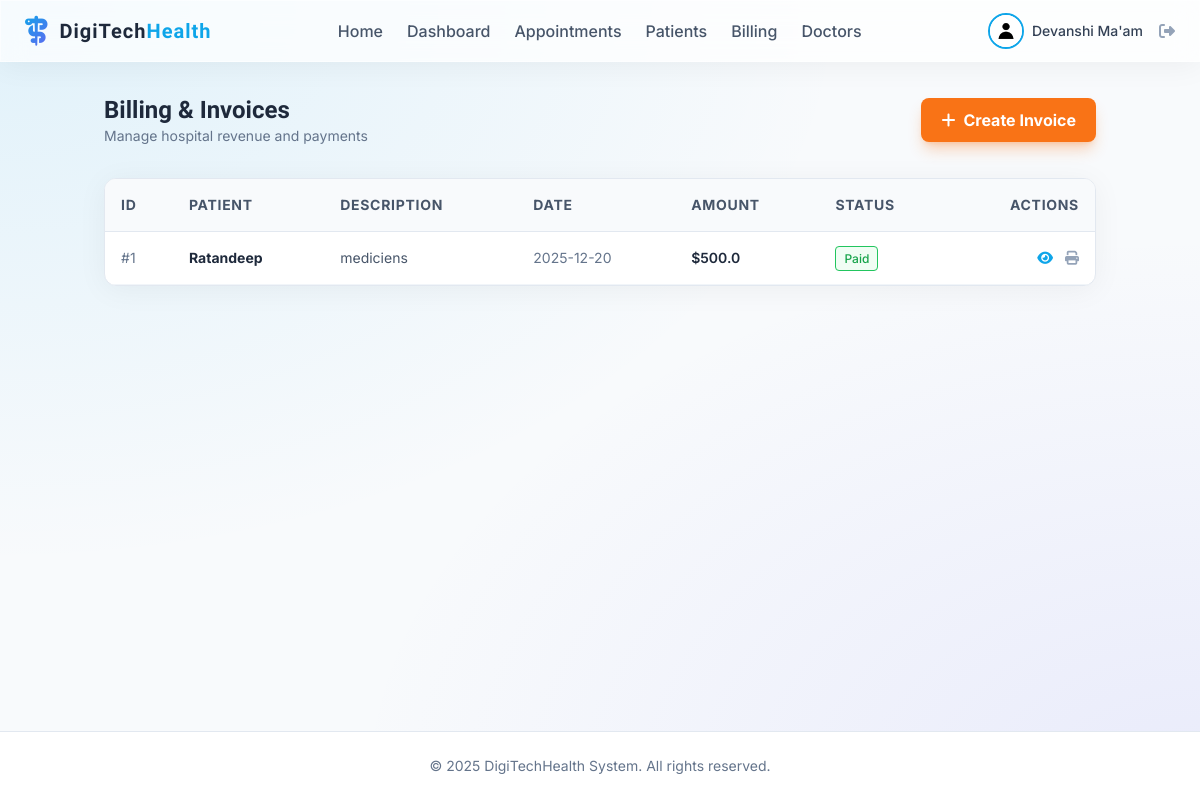
/invoices (signed in), run on an earlier commit of the app's database.
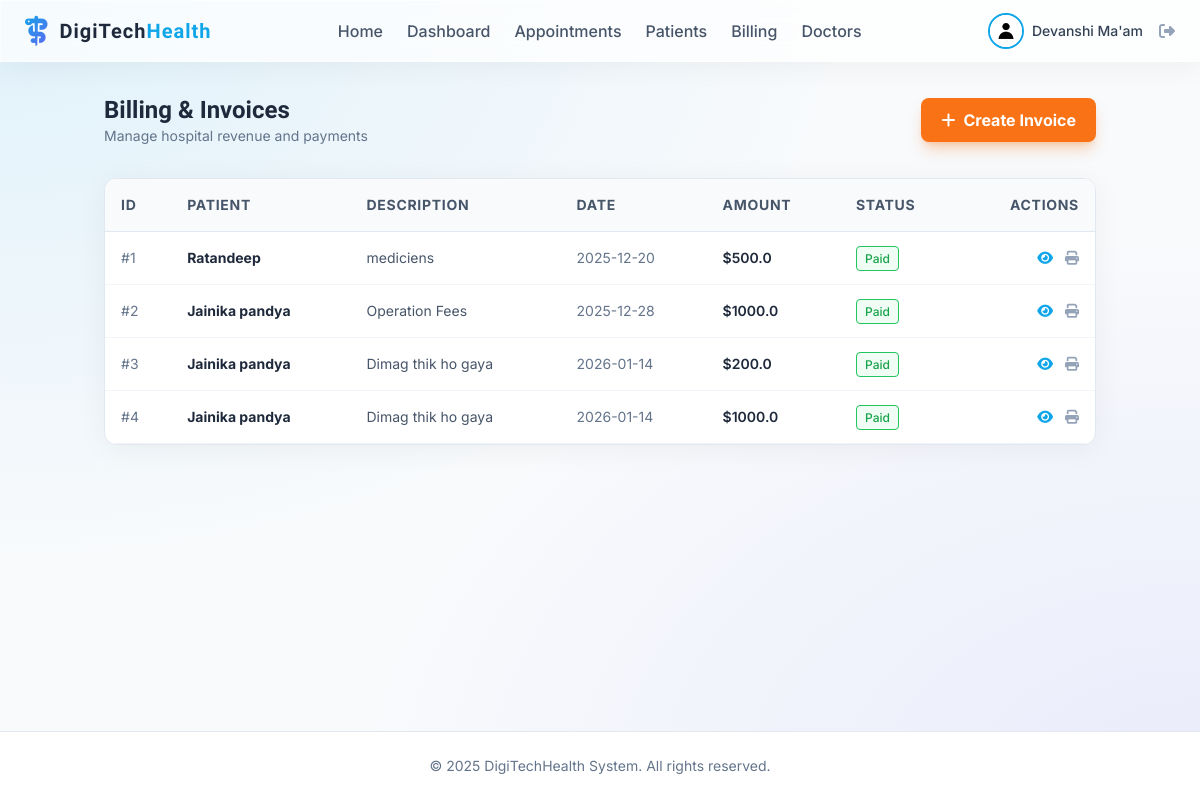
And on a later commit of the database.
### app/models.py (models this page shows, shortened)
class Invoice(db.Model):
    id = db.Column(db.Integer, primary_key=True)
    patient_id = db.Column(db.Integer, db.ForeignKey('patient.id'), nullable=False)
    amount = db.Column(db.Float, nullable=False)
    status = db.Column(db.String(20), nullable=False, default='Pending') # Pending, Paid
    description = db.Column(db.String(200), nullable=False)
    date_issued = db.Column(db.DateTime, nullable=False, default=db.func.current_timestamp())
    patient = db.relationship('Patient', backref='invoices')

class Patient(db.Model):
    id = db.Column(db.Integer, primary_key=True)
    user_id = db.Column(db.Integer, db.ForeignKey('user.id'), nullable=True) # Optional link to User account
    name = db.Column(db.String(100), nullable=False)
    age = db.Column(db.Integer, nullable=True)
    gender = db.Column(db.String(10), nullable=True)
    contact = db.Column(db.String(15), nullable=True)
    address = db.Column(db.Text, nullable=True)
    medical_history = db.Column(db.Text, nullable=True)
    image_file = db.Column(db.String(20), nullable=False, default='default.jpg')
    date_created = db.Column(db.DateTime, nullable=False, default=db.func.current_timestamp())
    user = db.relationship('User', backref=db.backref('patient_profile', uselist=False))

### app/billing/routes.py (the view)
@billing.route("/invoices")
@login_required
def list_invoices():
    if current_user.role == 'admin' or current_user.role == 'receptionist':
        invoices = Invoice.query.all()
    elif current_user.role == 'doctor':
        invoices = Invoice.query.all()
    else:
        patient = Patient.query.filter_by(user_id=current_user.id).first()
        if patient:
            invoices = Invoice.query.filter_by(patient_id=patient.id).all()
        else:
            invoices = []
    return render_template('billing/list.html', invoices=invoices)

### app/models.py (called while the page is built)
@login_manager.user_loader
def load_user(user_id):
    return User.query.get(int(user_id))

### app/templates/billing/list.html
{% extends "base.html" %}
{% block content %}
<div class="flex justify-between items-center mb-8">
    <div>
        <h2 class="text-2xl font-display font-bold text-slate-800">Billing & Invoices</h2>
        <p class="text-slate-500 text-sm">Manage hospital revenue and payments</p>
    </div>
    <a href="{{ url_for('billing.create_invoice') }}"
        class="px-5 py-2.5 bg-orange-500 text-white font-bold rounded-lg hover:bg-orange-600 transition-colors shadow-lg shadow-orange-500/30 flex items-center">
        <i class="fa-solid fa-plus mr-2"></i> Create Invoice
    </a>
</div>
<div class="glass border border-slate-200 rounded-xl overflow-hidden bg-white">
    <div class="overflow-x-auto">
        <table class="w-full text-left border-collapse">
            <thead>
                <tr class="bg-slate-50 text-slate-600 text-sm uppercase tracking-wider">
                    <th class="p-4 border-b border-slate-200">ID</th>
                    <th class="p-4 border-b border-slate-200">Patient</th>
                    <th class="p-4 border-b border-slate-200">Description</th>
                    <th class="p-4 border-b border-slate-200">Date</th>
                    <th class="p-4 border-b border-slate-200">Amount</th>
                    <th class="p-4 border-b border-slate-200">Status</th>
                    <th class="p-4 border-b border-slate-200 text-right">Actions</th>
                </tr>
            </thead>
            <tbody class="text-sm">
                {% for invoice in invoices %}
                <tr class="hover:bg-slate-50 transition-colors border-b border-slate-100">
                    <td class="p-4 text-slate-500">#{{ invoice.id }}</td>
                    <td class="p-4 font-bold text-slate-800">{{ invoice.patient.name }}</td>
                    <td class="p-4 text-slate-600">{{ invoice.description }}</td>
                    <td class="p-4 text-slate-500">{{ invoice.date_issued.strftime('%Y-%m-%d') }}</td>
                    <td class="p-4 font-semibold text-slate-800">${{ invoice.amount }}</td>
                    <td class="p-4">
                        <span class="text-xs px-2 py-1 rounded border font-medium
                        {% if invoice.status == 'Paid' %} border-green-500 text-green-600 bg-green-50
                        {% else %} border-orange-500 text-orange-600 bg-orange-50 {% endif %}">
                            {{ invoice.status }}
                        </span>
                    </td>
                    <td class="p-4 text-right">
                        <a href="{{ url_for('billing.view_invoice', invoice_id=invoice.id) }}"
                            class="text-primary hover:text-sky-700 transition-colors mr-2">
                            <i class="fa-solid fa-eye"></i>
                        </a>
                        <a href="#" class="text-slate-400 hover:text-slate-700 transition-colors">
                            <i class="fa-solid fa-print"></i>
                        </a>
                    </td>
                </tr>
                {% else %}
                <tr>
                    <td colspan="7" class="p-8 text-center text-slate-500">
                        No invoices found.
                    </td>
                </tr>
                {% endfor %}
            </tbody>
        </table>
    </div>
</div>
{% endblock %}

What changed in the data, as far as the page shows it:
added Invoice: id "2", patient.name "Jainika pandya", description "Operation Fees", date_issued "2025-12-28", amount "1000.0", status "Paid"
added Invoice: id "3", patient.name "Jainika pandya", description "Dimag thik ho gaya", date_issued "2026-01-14", amount "200.0", status "Paid"
added Invoice: id "4", patient.name "Jainika pandya", description "Dimag thik ho gaya", date_issued "2026-01-14", amount "1000.0", status "Paid"
